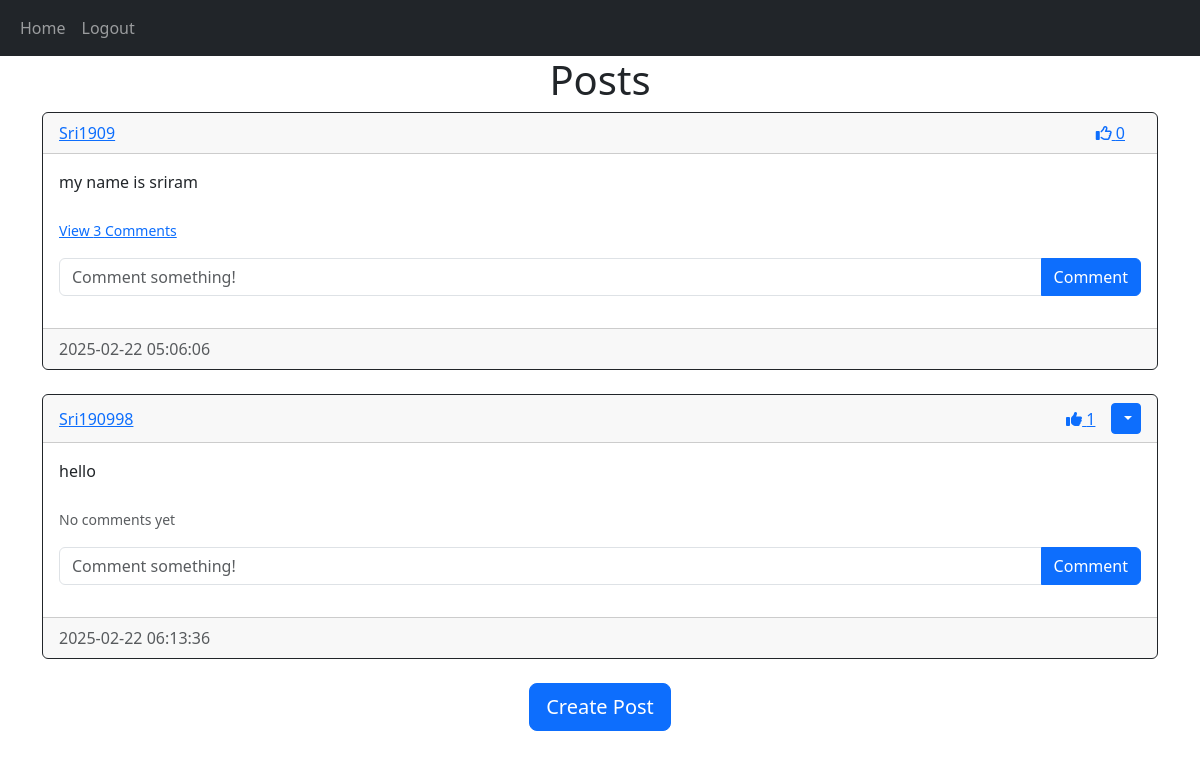
The app's page /home (signed in), older data.
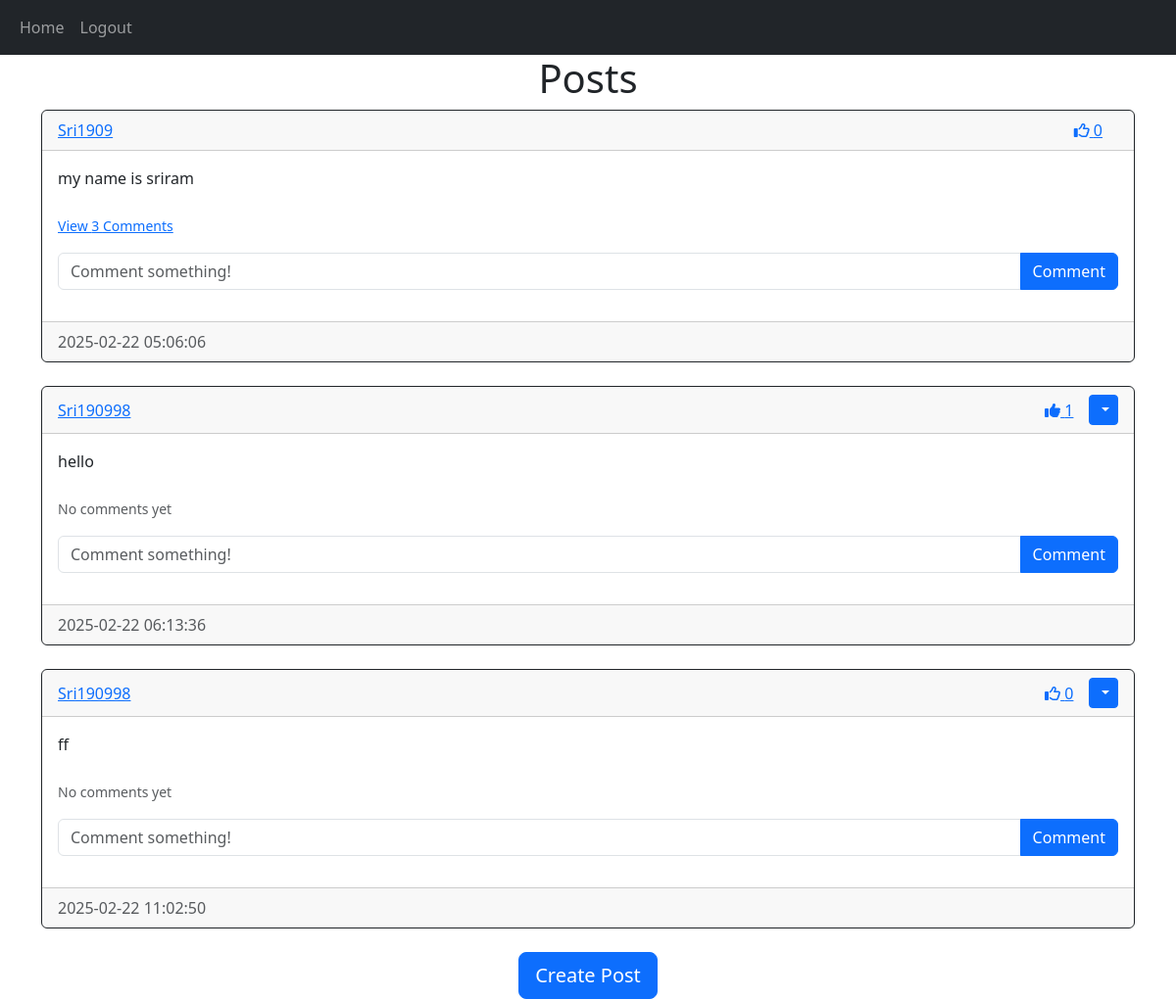
The same page, newer data.
### website/models.py (models this page shows)
class Post(db.Model):
    id= db.Column(db.Integer,primary_key=True)
    text= db.Column(db.Text,nullable=False)
    author= db.Column(db.Integer,db.ForeignKey("user.id", ondelete="CASCADE"),nullable=False)
    date= db.Column(db.DateTime(timezone=True),default=func.now())
    comments= db.relationship("Comment",backref="post", passive_deletes=True)
    likes= db.relationship("Like",backref="post", passive_deletes=True)

class User(UserMixin,db.Model):
    id= db.Column(db.Integer,primary_key=True)
    email= db.Column(db.String(150),unique=True)
    username= db.Column(db.String(150),unique=True)
    password= db.Column(db.String(150))
    date= db.Column(db.DateTime(timezone=True),default=func.now())
    posts= db.relationship("Post",backref="user", passive_deletes=True)
    comments= db.relationship("Comment",backref="user", passive_deletes=True)
    likes= db.relationship("Like",backref="user", passive_deletes=True)

### website/views.py (the view)
@views.route("/")
@views.route("/home")
@login_required
def home():
    posts = Post.query.join(User, Post.author == User.id).all()
    return render_template("home.html",user=current_user,posts=posts)

### website/__init__.py (called while the page is built)
def create_app():
    app = Flask(__name__)
    app.config['SECRET_KEY'] = "helloworld"
    app.config['SQLALCHEMY_DATABASE_URI'] = f'sqlite:///{DB_NAME}'
    app.config['WTF_CSRF_ENABLED'] = True
    db.init_app(app)
    csrf.init_app(app)
    from .views import views
    from .auth import auth
    app.register_blueprint(views,url_prefix="/")
    app.register_blueprint(auth,url_prefix="/")
    from .models import User,Post,Comment
    create_database(app)
    login_manager = LoginManager()
    login_manager.login_view = "auth.login"
    login_manager.init_app(app)
    @login_manager.user_loader
    def load_user(user_id):
        return User.query.get(int(user_id))
    return app

### website/templates/home.html
{% extends "post_div.html" %} {% block title %}Home{% endblock %}

### website/templates/post_div.html (shortened to what this page needs)
{% extends "base.html" %} {% block title %}Home{% endblock %}{% block content %}
<h1 align ="center">{% block header %}Posts{% endblock %}</h1>
    <div id="posts">
    {% for post in posts %}
    <div class="card border-dark">
        <div class="card-header d-flex justify-content-between align-items-center">
            <a href="/post/{{post.user.username}}">{{post.user.username}}</a>
            <div class="d-flex align-items-center">
                <a href="#" onclick="likePost({{post.id}}); return false;" class="me-3" id="like-button-{{post.id}}">
                    {% if user.id in post.likes|map(attribute='author')|list %}
                    <i class="fas fa-thumbs-up"></i>
                    {% else %}
                    <i class="far fa-thumbs-up"></i>
                    {% endif %}
                    <span id="like-count-{{post.id}}">{{ post.likes|length }}</span>
                </a>
                {% if user.id == post.author %}
                <div class="btn-group">
                    <button class="btn btn-sm btn-primary dropdown-toggle" type="button" data-bs-toggle="dropdown">
                    </button>
                </div>
                {% endif %}
            </div>
        </div>
        <div class="card-body">
            <div class="card-text">{{post.text}}</div>
            <br>
            <p class="card-text">
            {% if post.comments|length > 0 %}
            <a data-bs-toggle="collapse" href="#comments-{{post.id}}" role="button">
            <small>View {{post.comments|length}} Comments</small>
            </a>
            {% else %}
            <small class="text-muted">No comments yet</small>
            {%- endif %}
            </p>
            <form class="input-group mb-3" method="POST" action="/create-comment/{{post.id}}">
                <input type="text" id="text" name="text" class="form-control" placeholder="Comment something!">
                <button class="btn btn-primary" type="submit">Comment</button>
            </form>
        </div>
        <div class="card-footer text-muted">{{post.date.strftime('%Y-%m-%d %H:%M:%S')}}</div>
    </div>
    <br>
    {% endfor %}
</div>
{% block footer %}
    <div align="center">
        <a href="/create-post">
            <button type="button" class="btn btn-primary btn-lg">
                Create Post
            </button></a>
    </div>
{% endblock %}
{% endblock %}

Row changes from the older to the newer data that the page shows:
added Post: user.username "Sri190998", likes|length "0", text "ff", shows "No comments yet", date "2025-02-22 11:02:50"
